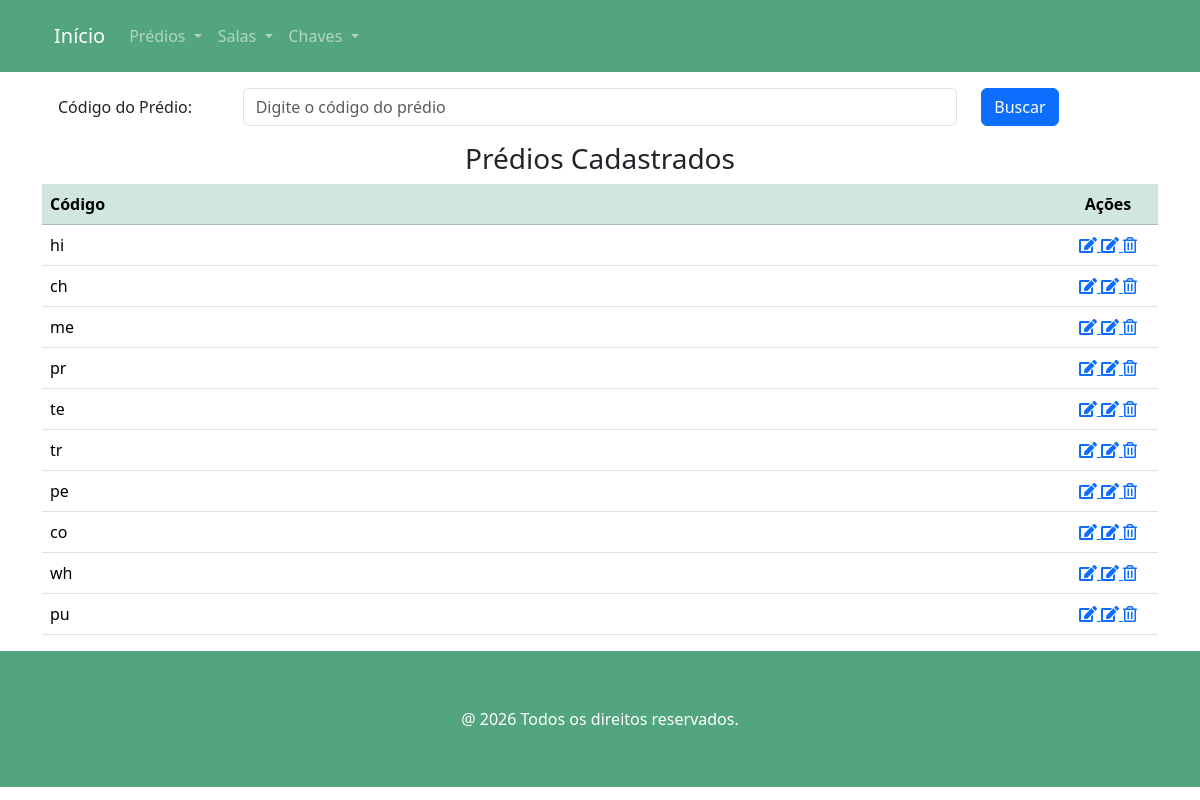
/predios, run on an earlier commit of the app's database.
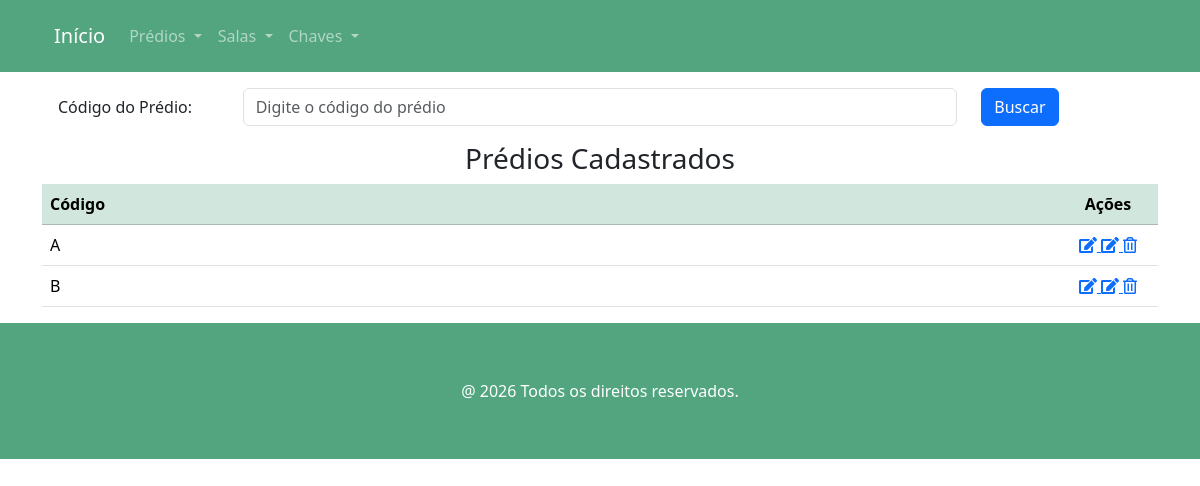
And on a later commit of the database.
### predios/models.py (models this page shows, shortened)
class Predio(models.Model):
    codigo = models.CharField("Código", max_length=2, help_text="Código do prédio", unique=True, validators=[RegexValidator(regex=r'[A-Z]|[a-z]{1,2}',)])
    class Meta:
        verbose_name = "Prédio"
        verbose_name_plural = "Prédios"

### predios/views.py (the view)
# urls.py: path('predios', PrediosView.as_view(), name='predios'),
class PrediosView(ListView):
    model = Predio
    template_name = 'predios.html'
    def get_queryset(self):
        buscar = self.request.GET.get('buscar')
        qs = super(PrediosView, self).get_queryset()
        if buscar:
            return qs.filter(codigo__icontains=buscar)
        if qs.count() == 0:
            return messages.info(self.request,'Não existem prédios cadastrados!')
        else:
            return qs

### predios/templates/predios.html
{%  extends 'main.html' %}
{% load django_bootstrap5 %}
{% load static %}
{% block content %}
<section class="section">
        <div class="container">
            <form action="" method="GET">
                <div class="form-group row p-3">
                    <label class="col-sm-2 col-form-label">Código do Prédio: </label>
                    <div class="col-sm-8">
                        <input class="form-control" type="text" name="buscar" value="{{ request.GET.buscar }}"
                               placeholder="Digite o código do prédio">
                    </div>
                    <div class="col-sm-2">
                        <button type="submit" class="btn btn-primary">
                            Buscar
                        </button>
                    </div>
                </div>
            </form>
        {% if object_list %}
                <div class="card-body">
                    <h3 class="text-center">Prédios Cadastrados</h3>
                    <div class="table-responsive">
                        <table class="table table-hover">
                            <thead class="table-success">
                                <th>Código</th>
                                <th style="width: 100px; text-align: center">Ações</th>
                            </thead>
                            <tbody>
                            {% for predio in object_list %}
                                    <tr>
                                        <td>{{ predio.codigo }}</td>
                                        <td style="text-align: center">
                                            <a href="{% url 'chave_predio_adicionar' predio.pk %}">
                                                <span class="icon">
                                                    <i class="fas fa-edit"></i>
                                                </span>
                                            </a>
                                            <a href="{% url 'predio_editar' predio.pk %}">
                                                <span class="icon">
                                                    <i class="fas fa-edit"></i>
                                                </span>
                                            </a>
                                            <a href="{% url 'predio_apagar' predio.pk %}">
                                                <span class="icon">
                                                    <i class="far fa-trash-alt"></i>
                                                </span>
                                            </a>
                                        </td>
                                    </tr>
                            {% endfor %}
                            </tbody>
                        </table>
                    </div>
                </div>
        {% endif %}
        </div>
    </section>
{% endblock %}

### home/templates/main.html (shortened to what this page needs)
<!DOCTYPE html>
{% load static %}
{%  load django_bootstrap5 %}
<html lang="pt-br" data-bs-theme="light">
{% block head %}
    {% include "head.html" %}
{% endblock %}
    <body>
        <section class="section bg-success p-2 bg-opacity-75">
            <div class="container">
                <nav class="navbar navbar-expand-lg" data-bs-theme="dark">
					<div class="container-fluid">
						<a class="navbar-brand" href="{% url 'index' %}">Início</a>
						<div class="collapse navbar-collapse" id="navbarSupportedContent">
							<ul class="navbar-nav me-auto mb-2 mb-lg-0">
                                <li class="nav-item dropdown">
									<a class="nav-link dropdown-toggle" href="#" id="navbarFornecedor" role="button"
										data-bs-toggle="dropdown" aria-expanded="false">
										Prédios
									</a>
								</li>
                                <li class="nav-item dropdown">
									<a class="nav-link dropdown-toggle" href="#" id="navbarFornecedor" role="button"
										data-bs-toggle="dropdown" aria-expanded="false">
										Salas
									</a>
								</li>
                                <li class="nav-item dropdown">
									<a class="nav-link dropdown-toggle" href="#" id="navbarFornecedor" role="button"
										data-bs-toggle="dropdown" aria-expanded="false">
										Chaves
									</a>
								</li>
							</ul>
						</div>
					</div>
				</nav>
            </div>
        </section>
    {% block content %} {% endblock %}
        {% block footer %}
        {% include "footer.html" %}
    {% endblock %}
    </body>
</html>

### home/templates/head.html (shortened to what this page needs)
<head>
    <link rel="stylesheet" href="https://cdn.es.gov.br/fonts/font-awesome/css/font-awesome.min.css">
    <link rel="stylesheet" href="https://cdn.jsdelivr.net/npm/bootstrap@5.3.3/dist/css/bootstrap.min.css"
/>
</head>

### home/templates/footer.html (shortened to what this page needs)
<section class="section bg-success p-2 bg-opacity-75">
    <div class="container text-center p-5">
        <p class="text-white m-0">@ 2026 Todos os direitos reservados.</p>
    </div>
</section>

What changed in the data, as far as the page shows it:
removed Predio: codigo "hi"
removed Predio: codigo "ch"
removed Predio: codigo "me"
removed Predio: codigo "pr"
removed Predio: codigo "te"
removed Predio: codigo "tr"
removed Predio: codigo "pe"
removed Predio: codigo "co"
removed Predio: codigo "wh"
removed Predio: codigo "pu"
added Predio: codigo "A"
added Predio: codigo "B"
